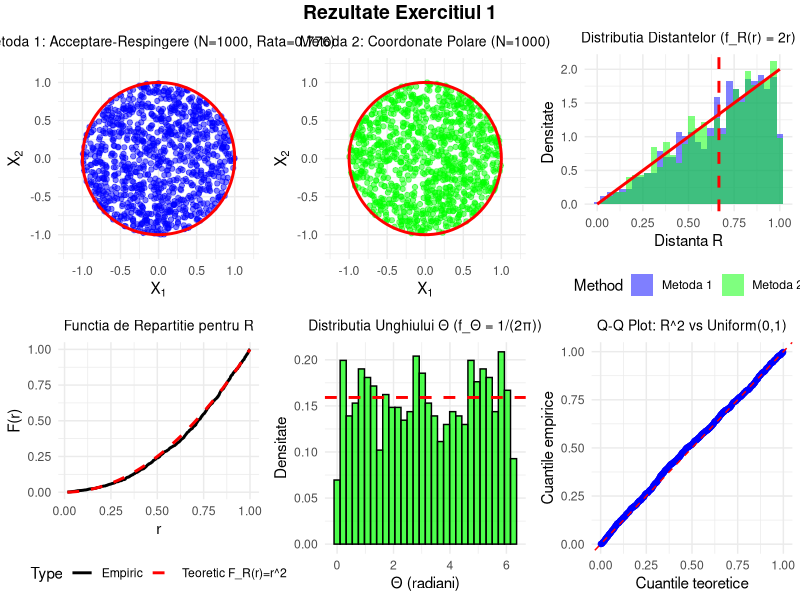

Generate this figure with R:
# PROIECT - EXERCITIUL 1
# SIMULAREA UNUI VECTOR ALEATOR PE DISCUL UNITAR

# incarc pachetele necesare
library(ggplot2)
library(gridExtra)
library(grid)

# setez seed pentru reproductibilitate
set.seed(42)

# constanta
N <- 1000

# CERINTA 2 - metoda acceptarii si respingerii
rejection_sampling <- function(n) {
  points <- matrix(nrow = 0, ncol = 2)
  attempts <- 0
  
  while (nrow(points) < n) {
    x <- runif(1, -1, 1)
    y <- runif(1, -1, 1)
    attempts <- attempts + 1
    
    if (x^2 + y^2 <= 1) {
      points <- rbind(points, c(x, y))
    }
  }
  
  colnames(points) <- c("X", "Y")
  acceptance_rate <- n / attempts
  
  cat(sprintf("Metoda 1 - Acceptare-Respingere:\n"))
  cat(sprintf("  Puncte generate: %d\n", n))
  cat(sprintf("  Incercari totale: %d\n", attempts))
  cat(sprintf("  Rata acceptare: %.4f (teoretic: %.4f)\n\n", 
              acceptance_rate, pi/4))
  
  return(list(points = points, acceptance_rate = acceptance_rate, 
              attempts = attempts))
}

# CERINTA 5 - metoda coordonatelor polare
polar_method <- function(n) {
  # Theta ~ Uniform(0, 2π)
  theta <- runif(n, 0, 2*pi)
  
  # R ~ f_R(r) = 2r => R = sqrt(U), U ~ Uniform(0,1)
  r <- sqrt(runif(n, 0, 1))
  
  # transformare carteziene
  x <- r * cos(theta)
  y <- r * sin(theta)
  
  points <- cbind(x, y)
  colnames(points) <- c("X", "Y")
  
  cat(sprintf("Metoda 2 - Coordonate Polare:\n"))
  cat(sprintf("  Puncte generate: %d\n\n", n))
  
  return(points)
}

# cerinta 3 - calculul mediei distantei
compute_distances <- function(points) {
  sqrt(points[, 1]^2 + points[, 2]^2)
}

analyze_distances <- function(points, method_name) {
  distances <- compute_distances(points)
  empirical_mean <- mean(distances)
  theoretical_mean <- 2/3
  
  cat(sprintf("Analiza distantelor - %s:\n", method_name))
  cat(sprintf("  Media empirica: %.6f\n", empirical_mean))
  cat(sprintf("  Media teoretica: %.6f (2/3)\n", theoretical_mean))
  cat(sprintf("  Eroare relativa: %.2f%%\n\n", 
              abs(empirical_mean - theoretical_mean) / theoretical_mean * 100))
  
  return(distances)
}

# vizualizari
plot_results <- function(points1, points2, dist1, dist2, acceptance_rate) {
  # preg date
  df1 <- data.frame(X = points1[, 1], Y = points1[, 2])
  df2 <- data.frame(X = points2[, 1], Y = points2[, 2])
  
  # 1. PUNCTE METODA 1
  p1 <- ggplot(df1, aes(x = X, y = Y)) +
    geom_point(alpha = 0.5, size = 1.5, color = "blue") +
    annotate("path", x = cos(seq(0, 2*pi, length.out = 100)),
             y = sin(seq(0, 2*pi, length.out = 100)),
             color = "red", size = 1) +
    coord_fixed(ratio = 1, xlim = c(-1.2, 1.2), ylim = c(-1.2, 1.2)) +
    labs(title = sprintf("Metoda 1: Acceptare-Respingere (N=%d, Rata=%.3f)", 
                         N, acceptance_rate),
         x = expression(X[1]), y = expression(X[2])) +
    theme_minimal() +
    theme(plot.title = element_text(hjust = 0.5, size = 10))
  
  # 2. PUNCTE METODA 2
  p2 <- ggplot(df2, aes(x = X, y = Y)) +
    geom_point(alpha = 0.5, size = 1.5, color = "green") +
    annotate("path", x = cos(seq(0, 2*pi, length.out = 100)),
             y = sin(seq(0, 2*pi, length.out = 100)),
             color = "red", size = 1) +
    coord_fixed(ratio = 1, xlim = c(-1.2, 1.2), ylim = c(-1.2, 1.2)) +
    labs(title = sprintf("Metoda 2: Coordonate Polare (N=%d)", N),
         x = expression(X[1]), y = expression(X[2])) +
    theme_minimal() +
    theme(plot.title = element_text(hjust = 0.5, size = 10))
  
  # 3. HISTOGRAMA DISTANTE
  df_dist <- data.frame(
    Distance = c(dist1, dist2),
    Method = rep(c("Metoda 1", "Metoda 2"), c(length(dist1), length(dist2)))
  )
  
  r_theory <- seq(0, 1, length.out = 100)
  df_theory <- data.frame(r = r_theory, density = 2*r_theory)
  
  p3 <- ggplot() +
    geom_histogram(data = df_dist, aes(x = Distance, y = after_stat(density), 
                                       fill = Method),
                   alpha = 0.5, position = "identity", bins = 30) +
    geom_line(data = df_theory, aes(x = r, y = density), 
              color = "red", size = 1) +
    geom_vline(xintercept = 2/3, color = "red", linetype = "dashed", size = 1) +
    scale_fill_manual(values = c("Metoda 1" = "blue", "Metoda 2" = "green")) +
    labs(title = "Distributia Distantelor (f_R(r) = 2r)",
         x = "Distanta R", y = "Densitate") +
    theme_minimal() +
    theme(plot.title = element_text(hjust = 0.5, size = 10),
          legend.position = "bottom")
  
  # 4. CDF EMPIRIC VS TEORETIC
  r_sorted <- sort(dist1)
  df_cdf <- data.frame(
    r = rep(r_sorted, 2),
    CDF = c(seq_along(r_sorted) / length(r_sorted), r_sorted^2),
    Type = rep(c("Empiric", "Teoretic F_R(r)=r^2"), each = length(r_sorted))
  )
  
  p4 <- ggplot(df_cdf, aes(x = r, y = CDF, color = Type, linetype = Type)) +
    geom_line(size = 1) +
    scale_color_manual(values = c("Empiric" = "black", 
                                  "Teoretic F_R(r)=r^2" = "red")) +
    scale_linetype_manual(values = c("Empiric" = "solid", 
                                     "Teoretic F_R(r)=r^2" = "dashed")) +
    labs(title = "Functia de Repartitie pentru R", x = "r", y = "F(r)") +
    theme_minimal() +
    theme(plot.title = element_text(hjust = 0.5, size = 10),
          legend.position = "bottom")
  
  # 5. DISTRIBUTIA UNGHIULUI Θ
  theta2 <- atan2(points2[, 2], points2[, 1])
  theta2 <- ifelse(theta2 < 0, theta2 + 2*pi, theta2)
  
  p5 <- ggplot(data.frame(Theta = theta2), aes(x = Theta)) +
    geom_histogram(aes(y = after_stat(density)), bins = 30, 
                   fill = "green", alpha = 0.7, color = "black") +
    geom_hline(yintercept = 1/(2*pi), color = "red", 
               linetype = "dashed", size = 1) +
    labs(title = "Distributia Unghiului Θ (f_Θ = 1/(2π))",
         x = "Θ (radiani)", y = "Densitate") +
    theme_minimal() +
    theme(plot.title = element_text(hjust = 0.5, size = 10))
  
  # 6. Q-Q PLOT
  r_squared <- sort(dist1^2)
  df_qq <- data.frame(
    theoretical = qunif(ppoints(length(r_squared))),
    sample = r_squared
  )
  
  p6 <- ggplot(df_qq, aes(x = theoretical, y = sample)) +
    geom_point(alpha = 0.5, color = "blue") +
    geom_abline(intercept = 0, slope = 1, color = "red", linetype = "dashed") +
    labs(title = "Q-Q Plot: R^2 vs Uniform(0,1)",
         x = "Cuantile teoretice", y = "Cuantile empirice") +
    theme_minimal() +
    theme(plot.title = element_text(hjust = 0.5, size = 10))
  
  # combin si salvez
  combined <- grid.arrange(p1, p2, p3, p4, p5, p6, ncol = 3,
                           top = textGrob("Rezultate Exercitiul 1",
                                          gp = gpar(fontsize = 14, font = 2)))
}

# teste pt statistici
statistical_tests <- function(points1, points2) {
  dist1 <- compute_distances(points1)
  dist2 <- compute_distances(points2)
  
  cat("Teste Statistice:\n")
  
  # test chi-patrat
  n_bins <- 10
  bin_edges <- seq(0, 1, length.out = n_bins + 1)
  observed <- hist(dist1, breaks = bin_edges, plot = FALSE)$counts
  expected <- sapply(1:n_bins, function(i) {
    (bin_edges[i+1]^2 - bin_edges[i]^2) * N
  })
  
  chi2_stat <- sum((observed - expected)^2 / expected)
  p_chi <- 1 - pchisq(chi2_stat, n_bins - 1)
  
  cat(sprintf("1. Chi-patrat (distributie radiala):\n"))
  cat(sprintf("   X^2= %.4f, p-value = %.4f\n", chi2_stat, p_chi))
  cat(sprintf("   %s (α=0.05)\n\n", 
              ifelse(p_chi > 0.05, "Acceptam uniformitatea", 
                     "Respingem uniformitatea")))
  
  # test KS pentru R^2
  ks_test <- ks.test(dist1^2, "punif", 0, 1)
  cat(sprintf("2. Kolmogorov-Smirnov (R^2~ Uniform(0,1)):\n"))
  cat(sprintf("   D = %.4f, p-value = %.4f\n", 
              ks_test$statistic, ks_test$p.value))
  cat(sprintf("   %s (α=0.05)\n\n",
              ifelse(ks_test$p.value > 0.05, "Acceptam uniformitatea",
                     "Respingem uniformitatea")))
  
  # compar metodele
  ks_comp <- ks.test(dist1, dist2)
  cat(sprintf("3. Comparatie metode (KS):\n"))
  cat(sprintf("   D = %.4f, p-value = %.4f\n",
              ks_comp$statistic, ks_comp$p.value))
  cat(sprintf("   Metodele %s\n\n",
              ifelse(ks_comp$p.value > 0.05, "produc aceeasi distributie",
                     "produc distributii diferite")))
}

# functia principala
main <- function() {
  cat("\n")
  cat("EXERCITIUL 1 - Simulare Disc Unitar\n")
  
  # Cerinta 2: Metoda acceptarii si respingerii
  result1 <- rejection_sampling(N)
  points1 <- result1$points
  
  # Cerinta 5: Metoda coordonatelor polare  
  points2 <- polar_method(N)
  
  # Cerinta 3: Analiza distantelor
  dist1 <- analyze_distances(points1, "Metoda 1")
  dist2 <- analyze_distances(points2, "Metoda 2")
  
  # vizualizari
  plot_results(points1, points2, dist1, dist2, result1$acceptance_rate)
  
  # teste statistice
  statistical_tests(points1, points2)
  
  cat("Executie finalizata cu succes!\n")
  
  return(list(
    points_method1 = points1,
    points_method2 = points2,
    distances_method1 = dist1,
    distances_method2 = dist2
  ))
}

# execut
results <- main()
